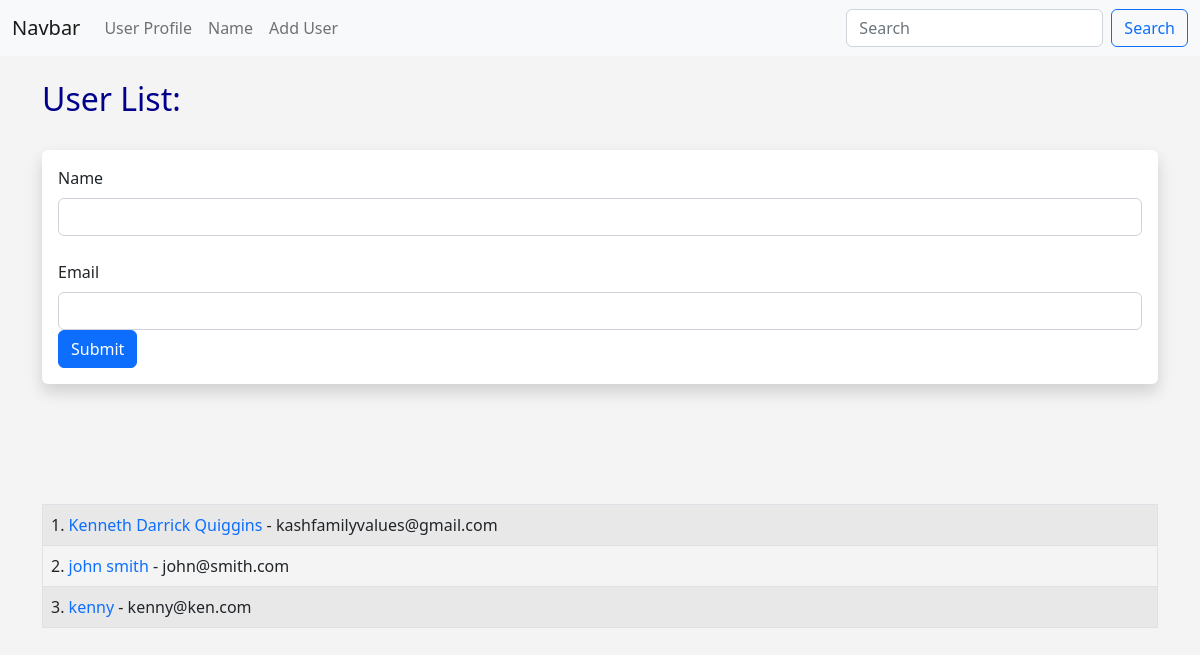
The page /user/add on the database as committed earlier.
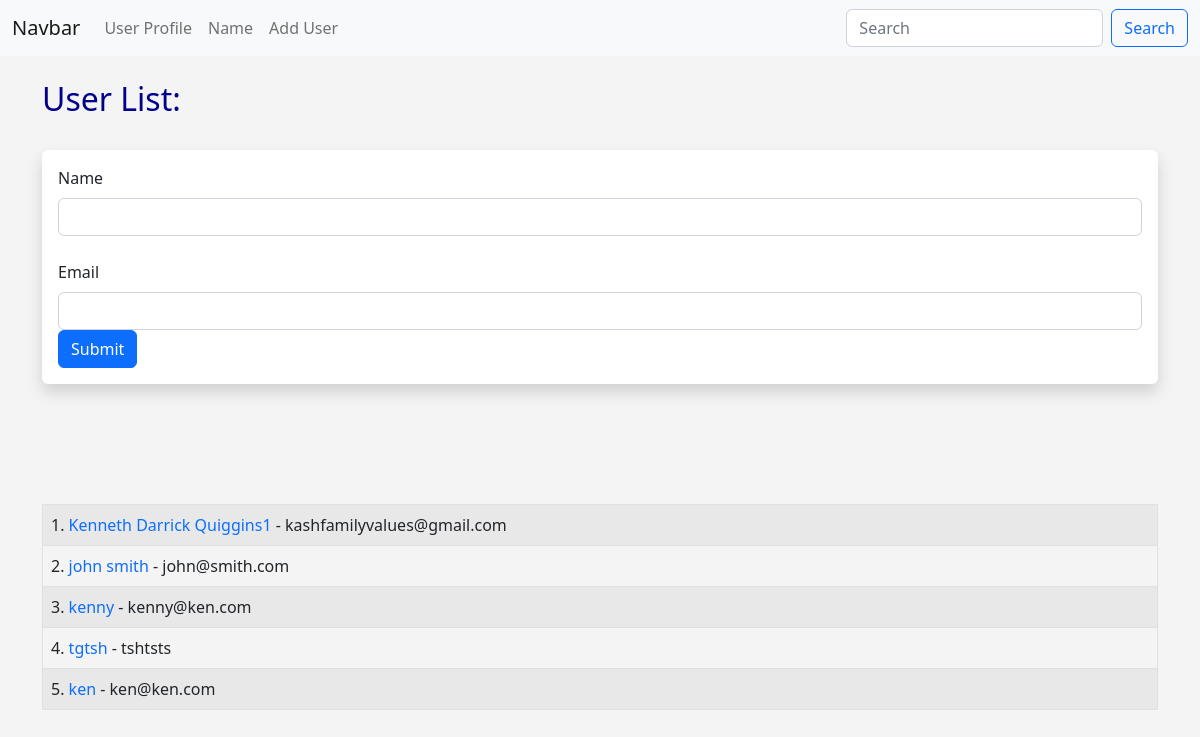
The same page on the database as committed later.
### app.py (models this page shows, shortened)
class User(db.Model):
    id = db.Column(db.Integer, primary_key=True)
    name = db.Column(db.String(50), nullable=False)
    email = db.Column(db.String(200), nullable=False, unique=True)
    date_added = db.Column(db.DateTime, nullable=False,
                           default=datetime.utcnow)

### app.py (the view, shortened to what this page needs)
@app.route('/user/add', methods=['GET', 'POST'])
def add_user():
    name = None
    form = UserForm()
    our_users = User.query.order_by(User.date_added)
    return render_template('add_user.html', form=form, name=name, our_users=our_users)

### app.py
class UserForm(FlaskForm):
    name = StringField('Name', validators=[DataRequired()])
    email = StringField('Email', validators=[DataRequired()])
    submit = SubmitField('Submit')

### templates/add_user.html (shortened to what this page needs)
{% extends 'base.html' %}
{% block content %}
    {% if name %}
        <h1>User Added</h1>
        <br><br><br>
    <table class="table table-hover table-bordered table-striped">
        {% for our_user in our_users %}
        <tr>
       <td>{{our_user.id}}. <a href="{{url_for('update_user', id=our_user.id)}}">{{our_user.name}}</a> - {{our_user.email}}</td>
        </tr>
        {% endfor %}
    </table>
        <br><br>
    {% else %}
        <h1>User List:</h1>
        <br>
        <div class="shadow p-3 mb-5 bg-body rounded">
            <form method='POST' action="">
                {{form.name.label(class="form-label")}}
                {{form.name(class="form-control")}}
                <br>
                {{form.email.label(class="form-label")}}
                {{form.email(class="form-control")}}
                {{form.submit(class="btn btn-primary")}}
            </form>
        </div>
<br><br><br>
<table class="table table-hover table-bordered table-striped">
    {% for our_user in our_users %}
    <tr>
   <td>{{our_user.id}}. <a href="{{url_for('update_user', id=our_user.id)}}">{{our_user.name}}</a> - {{our_user.email}}</td>
    </tr>
    {% endfor %}
</table>
    <br><br>
    {% endif %}
{% endblock %}

### templates/base.html (shortened to what this page needs)
<!doctype html>
<html lang="en">
  <head>
    <link href="https://cdn.jsdelivr.net/npm/bootstrap@5.2.0-beta1/dist/css/bootstrap.min.css" rel="stylesheet">
    <link rel="stylesheet" href="{{url_for('static', filename='css/style.css')}}">
  </head>
  <body>
      {% include 'navbar.html' %}
    <br>
    <div class="container">
        {% block content %}
        {% endblock %}
    </div>
  </body>
</html>

### templates/navbar.html (shortened to what this page needs)
<nav class="navbar navbar-expand-lg bg-light">
    <div class="container-fluid">
      <a class="navbar-brand" href="{{url_for('index')}}">Navbar</a>
      <div class="collapse navbar-collapse" id="navbarSupportedContent">
        <ul class="navbar-nav me-auto mb-2 mb-lg-0">
            <li class="nav-item">
                <a class="nav-link" href="{{url_for('user', name='Kenny')}}">User Profile</a>
            </li>
            <li class="nav-item">
                <a class="nav-link" href="{{url_for('name')}}">Name</a>
            </li>
            <li class="nav-item">
              <a class="nav-link" href="{{url_for('add_user')}}">Add User</a>
          </li>
        </ul>
        <form class="d-flex" role="search">
          <input class="form-control me-2" type="search" placeholder="Search" aria-label="Search">
          <button class="btn btn-outline-primary" type="submit">Search</button>
        </form>
      </div>
    </div>
  </nav>

### static/css/style.css (style rules this page uses)
h1 { color: darkblue; font-size: 2em; }
body { background-color: #f4f4f4; }
a { text-decoration: none; }

Rows that differ between the two databases and show on the page:
changed User "kashfamilyvalues@gmail.com": name "Kenneth Darrick Quiggins" → "Kenneth Darrick Quiggins1"
added User: id "4", name "tgtsh", email "tshtsts"
added User: id "5", name "ken", email "ken@ken.com"
